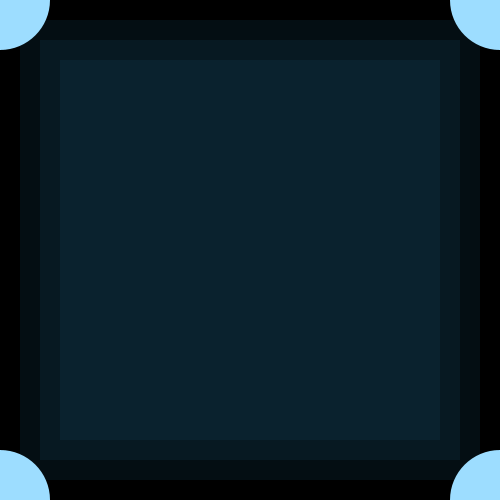
Frame 1 (no input)
Frame 60 (the mouse pressed at the canvas centre just before this capture): identical to frame 1, image omitted
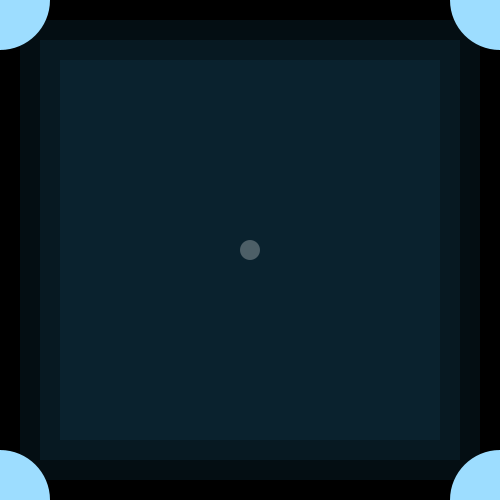
Frame 120 (the mouse held since frame 60 and released just before this capture)

The Processing sketch that drew these frames (run headless with seeded random() and noise(); from frame 60 on, the mouse is pressed at the canvas centre):

// Processing sketch: processing_42500
// ── processing_42500.pde

void setup() {
  size(500, 500);
}


void draw() {
  background(0);
  noStroke();
  smooth();
  fill(22, 70, 95,50);
  rect(60, 60, 380, 380); 
  rect(40, 40, 420, 420); 
  rect(20, 20, 460, 460); 
  fill(255,70);
  ellipse(mouseX, mouseY, 20, 20);
  fill(157, 221, 255);
  ellipse(0, 0, 100, 100);
  ellipse(0, 500, 100, 100);
  ellipse(500, 0, 100, 100);
  ellipse(500, 500, 100, 100);
}

void drawCross(float x, float y, float crossSize) {
  stroke(255, 40, 180);
  strokeWeight(4);
  line(x, y, x + crossSize, y + crossSize);
  line(x + crossSize, y, x, y + crossSize);
}
